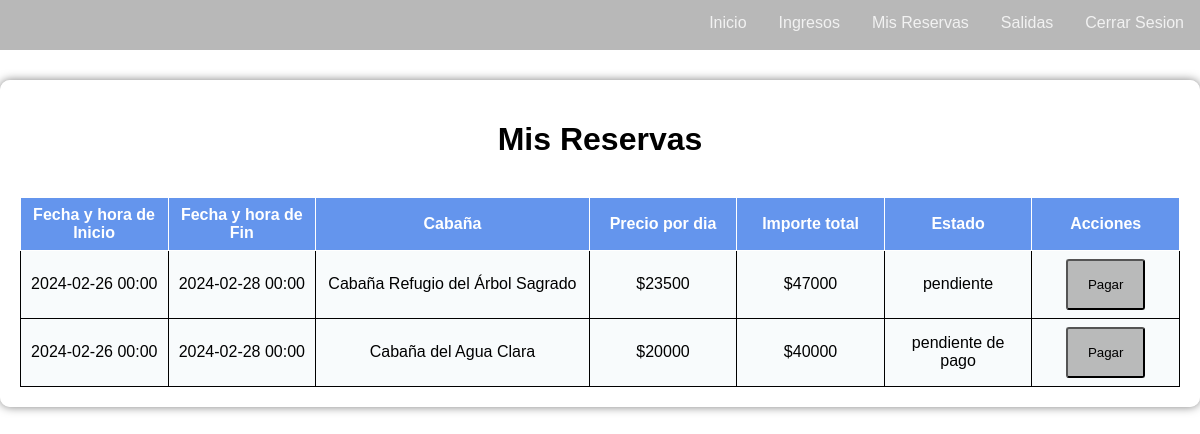
The page /plantilla_modulo.php?titulo=Mis Reservas&ruta=reservas/online (signed in) on the database its author committed.
### tables this page shows
CREATE TABLE `modulo` (
  `id_modulo` int NOT NULL AUTO_INCREMENT,
  `modulo_descripcion` varchar(45) NOT NULL,
  `modulo_ruta` varchar(45) NOT NULL,
  `modulo_estado` int NOT NULL,
  `rela_menu` int DEFAULT NULL,
  PRIMARY KEY (`id_modulo`),
  KEY `fk_modulo_menu1_idx` (`rela_menu`),
  CONSTRAINT `fk_modulo_menu1` FOREIGN KEY (`rela_menu`) REFERENCES `menu` (`id_menu`)
);

CREATE TABLE `reserva` (
  `id_reserva` int NOT NULL AUTO_INCREMENT,
  `reserva_fhinicio` datetime NOT NULL,
  `reserva_fhfin` datetime NOT NULL,
  `rela_cabania` int NOT NULL,
  `rela_estadoreserva` int NOT NULL,
  `rela_periodo` int NOT NULL,
  PRIMARY KEY (`id_reserva`),
  KEY `fk_reserva_cabaña1_idx` (`rela_cabania`),
  KEY `fk_reserva_estadoreserva1_idx` (`rela_estadoreserva`),
  KEY `fk_reserva_periodo1_idx` (`rela_periodo`),
  CONSTRAINT `fk_reserva_cabaña1` FOREIGN KEY (`rela_cabania`) REFERENCES `cabania` (`id_cabania`),
  CONSTRAINT `fk_reserva_estadoreserva1` FOREIGN KEY (`rela_estadoreserva`) REFERENCES `estadoreserva` (`id_estadoreserva`),
  CONSTRAINT `fk_reserva_periodo1` FOREIGN KEY (`rela_periodo`) REFERENCES `periodo` (`id_periodo`)
);

CREATE TABLE `cabania` (
  `id_cabania` int NOT NULL AUTO_INCREMENT,
  `cabania_codigo` varchar(45) NOT NULL,
  `cabania_nombre` varchar(45) NOT NULL,
  `cabania_descripcion` varchar(400) NOT NULL,
  `cabania_capacidad` int NOT NULL,
  `cabania_precio` float NOT NULL,
  `cabania_ubicacion` varchar(100) NOT NULL,
  `cabania_cantidadbanios` int NOT NULL,
  `cabania_cantidadhabitaciones` int NOT NULL,
  `cabania_foto` varchar(250) NOT NULL,
  `cabania_estado` int NOT NULL,
  PRIMARY KEY (`id_cabania`)
);

CREATE TABLE `estadoreserva` (
  `id_estadoreserva` int NOT NULL AUTO_INCREMENT,
  `estadoreserva_descripcion` varchar(45) NOT NULL,
  `estadoreserva_estado` int NOT NULL,
  PRIMARY KEY (`id_estadoreserva`)
);

### funciones.php (called while the page is built, shortened)
<?php
function validar_permiso($modulo) {
    require("conexion.php");
    $tiene_permiso = false;
    if (isset($_SESSION["usuario_nombre"])) {
        $resultado = $mysql->query("SELECT COUNT(*) as resultados
                                    FROM modulo m
                                    LEFT JOIN perfil_modulo pm ON pm.rela_modulo = m.id_modulo
                                    LEFT JOIN perfil p ON pm.rela_perfil = p.id_perfil
                                    LEFT JOIN usuario u ON u.rela_perfil = p.id_perfil
                                    WHERE m.modulo_estado = 1
                                    AND u.usuario_estado = 1
                                    AND u.usuario_nombre = '$_SESSION[usuario_nombre]'
                                    AND m.modulo_ruta = '$modulo'") or
        die($mysql->error);
        $fila = $resultado->fetch_array();
        if ((int) $fila["resultados"] > 0) {
            $tiene_permiso = true;
        }
    }
    return $tiene_permiso;
}
?>

### reservas/online/listado.php (the view, shortened to what this page needs)
<?php
if (isset($_SESSION["usuario_nombre"])) {
?>
    <h1>Mis Reservas</h1>
    <br>
    <table>
        <thead>
            <th>
                <font face="Arial">Fecha y hora de Inicio</font>
            </th>
            <th>
                <font face="Arial">Fecha y hora de Fin</font>
            </th>
            <th width="200">
                <font face="Arial">Cabaña</font>
            </th>
            <th>
                <font face="Arial">Precio por dia</font>
            </th>
            <th>
                <font face="Arial">Importe total</font>
            </th>
            <th>
                <font face="Arial">Estado</font>
            </th>
            <th>
                <font face="Arial">Acciones</font>
            </th>
        </thead>
    <?php
    $registros = $mysql->query("select
                                id_reserva,
                                reserva_fhinicio,
                                reserva_fhfin,
                                estadoreserva_descripcion,
                                rela_cabania,
                                cabania_nombre,
                                cabania_precio,
                                case DATEDIFF(reserva_fhfin, reserva_fhinicio)
                                    when 0 then 1
                                    else DATEDIFF(reserva_fhfin, reserva_fhinicio)
                                end as reserva_dias
                                from reserva r
                                left join estadoreserva er on r.rela_estadoreserva = er.id_estadoreserva
                                left join cabania c on r.rela_cabania = c.id_cabania
                                left join huesped_reserva hp on hp.rela_reserva = r.id_reserva
                                left join huesped h on hp.rela_huesped = h.id_huesped
                                left join persona p on h.rela_persona = p.id_persona
                                left join usuario u on u.rela_persona = p.id_persona
                                where u.usuario_nombre = '$_SESSION[usuario_nombre]'") or
        die($mysql->error);
    while ($row = $registros->fetch_assoc()) {
        $reserva_fhinicio = date_format(date_create($row["reserva_fhinicio"]), 'Y-m-d H:i');
        $reserva_fhfin = date_format(date_create($row["reserva_fhfin"]), 'Y-m-d H:i');
        $reserva_total = $row["cabania_precio"] * $row["reserva_dias"];
        echo "
            <tr>
                <td>$reserva_fhinicio</td>
                <td>$reserva_fhfin</td>
                <td>$row[cabania_nombre]</td>
                <td>$$row[cabania_precio]</td>
                <td>$$reserva_total</td>
                <td>$row[estadoreserva_descripcion]</td>
                <td>";
        if (
            $row["estadoreserva_descripcion"] == "pendiente" |
            $row["estadoreserva_descripcion"] == "pendiente de pago"
        ) {
            echo "
                    <form method='post' action='pagar.php'>
                        <input type='hidden' name='reserva_fhinicio' value='$row[reserva_fhinicio]'>
                        <input type='hidden' name='reserva_fhfin' value='$row[reserva_fhfin]'>
                        <input type='hidden' name='rela_cabania' value='$row[rela_cabania]'>
                        <input type='hidden' name='reserva_total' value='$reserva_total'>
                        <input type='hidden' name='id_reserva' value='$row[id_reserva]'>
                        <input type='submit' value='Pagar'>
                    </form>
            ";
        }
        echo "  </td>
            </tr>";
    }
} else {
    echo "Para ver sus reservas, primero debe iniciar sesión.";
}
    ?>

### plantilla_modulo.php (shortened to what this page needs)
<?php
$ruta = $_GET["ruta"];
?>
<!DOCTYPE html>
<html lang="es">
<head>
    <link rel="stylesheet" href="estilos.css">
</head>
<body class="home">
    <?php
        require_once("conexion.php");
        require_once("funciones.php");
        include("menu.php");
    ?>
    <div class="content">
        <?php
        if (validar_permiso($ruta)) {
            if (isset($_GET["archivo"])) {
                $archivo = $_GET["archivo"];
                if (file_exists($ruta."/".$archivo)) {
                    foreach ($_GET as $key => $value) {
                        if ($key != 'ruta' && $key != 'titulo' && $key != 'archivo') {
                            $_REQUEST[$key] = $value;
                            $_GET[$key] = $value;
                        }
                    }
                    include($ruta."/".$archivo);
                } else {
                    include("404.php");
                }
            } elseif (file_exists($ruta."/listado.php")) {
                include($ruta."/listado.php");
            } elseif (file_exists($ruta.".php")) {
                include($ruta.".php");
            } else {
                include("404.php");
            }
        } else {
            include("403.php");
        }
        ?>
    </div>
</body>
</html>

### menu.php (shortened to what this page needs)
<div class="menu">
    <div class="menu-botonera">
        <a href="/proyecto_cabania/index.php">Inicio</a>
        <?php
            require("conexion.php");
            if (isset($_SESSION["usuario_nombre"])){
                $registros = $mysql->query("select men.menu_nombre, m.modulo_ruta, m.modulo_descripcion, m.rela_menu
                                            from modulo m
                                            left join perfil_modulo pm on pm.rela_modulo = m.id_modulo
                                            left join perfil p on pm.rela_perfil = p.id_perfil
                                            left join usuario u on u.rela_perfil = p.id_perfil
                                            left join menu men on m.rela_menu = men.id_menu
                                            where pm.perfilmodulo_estado = 1
                                            and m.modulo_estado = 1
                                            and u.usuario_estado = 1
                                            and u.usuario_nombre = '$_SESSION[usuario_nombre]'
                                            order by men.menu_nombre, m.modulo_descripcion") or
                die($mysql->error);
                $modulos_por_menu = array();
                $modulos_sin_menu = array();
                while ($row = $registros->fetch_assoc()) {
                    if ($row['rela_menu'] && $row['menu_nombre']) {
                        if (!isset($modulos_por_menu[$row['menu_nombre']])) {
                            $modulos_por_menu[$row['menu_nombre']] = array();
                        }
                        $modulos_por_menu[$row['menu_nombre']][] = $row;
                    } else {
                        $modulos_sin_menu[] = $row;
                    }
                }
                foreach ($modulos_sin_menu as $modulo) {
                    echo "<a href='plantilla_modulo.php?titulo=$modulo[modulo_descripcion]&ruta=$modulo[modulo_ruta]'>$modulo[modulo_descripcion]</a>";
                }
            }
            else{
                header("Location: usuarios/login.php");
            }
        ?>
        <a href="/proyecto_cabania/usuarios/logout.php">Cerrar Sesion</a>
    </div>
</div>

### estilos.css (style rules this page uses)
body { font-family: Arial, sans-serif; margin: 0; padding: 0; padding-top: 10px; background-size: cover; }
.home { background: url(./imagenes/home.png) no-repeat center center fixed; }
.menu { background-color: rgba(155, 155, 155, 0.7); overflow: visible; position: fixed; top: 0; left: 0; width: 100%; min-height: 50px; z-index: 1000; }
.menu::after { content: ""; display: table; clear: both; }
.menu-botonera { float: right; }
.menu a { float: left; display: block; color: #f2f2f2; text-align: center; padding: 14px 16px; text-decoration: none; }
input[type=button], input[type=submit], input[type=reset] { background-color: rgba(158, 158, 158, 0.7); padding: 16px 20px; border-radius: 3px; position: relative; z-index: 1; overflow: hidden; }
.content { background-color: rgba(255, 255, 255, 0.7); padding: 20px; margin-top: 70px; color: #000; text-align: center; border-radius: 10px; box-shadow: 0 0 10px rgba(0, 0, 0, 0.5); z-index: 0; }
table { border-collapse: collapse; border: 1; width: 100%; }
th { border-right: 1px solid #fff; border-bottom: 1px solid #fff; padding: 0.5em; background-color: #C2C2C2; }
td { border: 1px solid #000; padding: .5em; background-color: #f0f5f770; width: 100px; text-align: center; }
thead th { background-color: #6495ed; color: #fff; }

### rows shown on the page
modulo: modulo_descripcion "Ingresos"
modulo: modulo_descripcion "Mis Reservas"
modulo: modulo_descripcion "Salidas"
reserva: reserva_fhinicio "2024-02-26 00:00", reserva_fhfin "2024-02-28 00:00", rela_cabania.cabania_nombre "Cabaña Refugio del Árbol Sagrado", rela_cabania.cabania_precio "23500", reserva_total "47000", rela_estadoreserva.estadoreserva_descripcion "pendiente"
reserva: reserva_fhinicio "2024-02-26 00:00", reserva_fhfin "2024-02-28 00:00", rela_cabania.cabania_nombre "Cabaña del Agua Clara", rela_cabania.cabania_precio "20000", reserva_total "40000", rela_estadoreserva.estadoreserva_descripcion "pendiente de pago"
